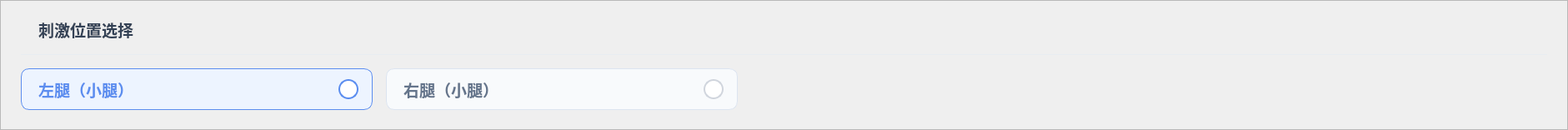
      <widget class="QFrame" name="widget_stim_leg_bar">
       <property name="geometry">
        <rect>
         <x>20</x>
         <y>0</y>
         <width>1881</width>
         <height>156</height>
        </rect>
       </property>
       <property name="minimumSize">
        <size>
         <width>1871</width>
         <height>156</height>
        </size>
       </property>
       <property name="maximumSize">
        <size>
         <width>1881</width>
         <height>156</height>
        </size>
       </property>
       <property name="visible">
        <bool>false</bool>
       </property>
       <property name="styleSheet">
        <string notr="true">QFrame#widget_stim_leg_bar {
    background-color: rgb(255, 255, 255);
    border: 1px solid rgb(232, 236, 242);
    border-radius: 8px;
}</string>
       </property>
       <property name="frameShape">
        <enum>QFrame::StyledPanel</enum>
       </property>
       <layout class="QVBoxLayout" name="verticalLayout_stim_leg">
        <property name="spacing">
         <number>12</number>
        </property>
        <property name="leftMargin">
         <number>24</number>
        </property>
        <property name="topMargin">
         <number>16</number>
        </property>
        <property name="rightMargin">
         <number>24</number>
        </property>
        <property name="bottomMargin">
         <number>16</number>
        </property>
        <item>
         <layout class="QHBoxLayout" name="horizontalLayout_stim_leg_header">
          <property name="spacing">
           <number>8</number>
          </property>
          <item>
           <widget class="QLabel" name="label_stim_leg_icon">
            <property name="minimumSize">
             <size>
              <width>13</width>
              <height>18</height>
             </size>
            </property>
            <property name="maximumSize">
             <size>
              <width>13</width>
              <height>18</height>
             </size>
            </property>
            <property name="styleSheet">
             <string notr="true">border-image: url(:/main/pic/icon_stim_position.png);</string>
            </property>
            <property name="text">
             <string/>
            </property>
           </widget>
          </item>
          <item>
           <widget class="QLabel" name="label_stim_leg_title">
            <property name="minimumSize">
             <size>
              <width>120</width>
              <height>28</height>
             </size>
            </property>
            <property name="maximumSize">
             <size>
              <width>120</width>
              <height>28</height>
             </size>
            </property>
            <property name="font">
             <font>
              <pointsize>14</pointsize>
              <bold>true</bold>
             </font>
            </property>
            <property name="styleSheet">
             <string notr="true">color: rgb(51, 65, 85);</string>
            </property>
            <property name="text">
             <string>刺激位置选择</string>
            </property>
           </widget>
          </item>
          <item>
           <spacer name="horizontalSpacer_stim_leg_header">
            <property name="orientation">
             <enum>Qt::Horizontal</enum>
            </property>
            <property name="sizeHint" stdset="0">
             <size>
              <width>40</width>
              <height>20</height>
             </size>
            </property>
           </spacer>
          </item>
         </layout>
        </item>
        <item>
         <widget class="QFrame" name="line_stim_leg_sep">
          <property name="minimumSize">
           <size>
            <width>0</width>
            <height>1</height>
           </size>
          </property>
          <property name="maximumSize">
           <size>
            <width>16777215</width>
            <height>1</height>
           </size>
          </property>
          <property name="styleSheet">
           <string notr="true">background-color: rgb(232, 236, 242); border: none;</string>
          </property>
          <property name="frameShape">
           <enum>QFrame::HLine</enum>
          </property>
          <property name="frameShadow">
           <enum>QFrame::Plain</enum>
          </property>
         </widget>
        </item>
        <item>
         <layout class="QHBoxLayout" name="horizontalLayout_stim_leg">
          <property name="spacing">
           <number>16</number>
          </property>
          <item>
           <widget class="QFrame" name="frame_stim_leg_left">
            <property name="minimumSize">
             <size>
              <width>422</width>
              <height>50</height>
             </size>
            </property>
            <property name="maximumSize">
             <size>
              <width>422</width>
              <height>50</height>
             </size>
            </property>
            <property name="styleSheet">
             <string notr="true">QFrame#frame_stim_leg_left {
    background-color: rgb(237, 244, 255);
    border: 1px solid rgb(91, 141, 239);
    border-radius: 10px;
}</string>
            </property>
            <property name="frameShape">
             <enum>QFrame::StyledPanel</enum>
            </property>
            <layout class="QHBoxLayout" name="horizontalLayout_stim_leg_left">
             <property name="spacing">
              <number>12</number>
             </property>
             <property name="leftMargin">
              <number>20</number>
             </property>
             <property name="topMargin">
              <number>0</number>
             </property>
             <property name="rightMargin">
              <number>16</number>
             </property>
             <property name="bottomMargin">
              <number>0</number>
             </property>
             <item>
              <widget class="QPushButton" name="pushButton_stim_leg_left">
               <property name="sizePolicy">
                <sizepolicy hsizetype="Expanding" vsizetype="Preferred">
                 <horstretch>1</horstretch>
                 <verstretch>0</verstretch>
                </sizepolicy>
               </property>
               <property name="minimumSize">
                <size>
                 <width>0</width>
                 <height>48</height>
                </size>
               </property>
               <property name="font">
                <font>
                 <pointsize>14</pointsize>
                 <bold>true</bold>
                </font>
               </property>
               <property name="styleSheet">
                <string notr="true">QPushButton {
    background: transparent;
    border: none;
    color: rgb(91, 141, 239);
    text-align: left;
    padding: 0px;
}</string>
               </property>
               <property name="text">
                <string>左腿（小腿）</string>
               </property>
               <property name="checkable">
                <bool>true</bool>
               </property>
               <property name="checked">
                <bool>true</bool>
               </property>
               <property name="flat">
                <bool>true</bool>
               </property>
              </widget>
             </item>
             <item>
              <widget class="QLabel" name="label_stim_leg_indicator_left">
               <property name="minimumSize">
                <size>
                 <width>24</width>
                 <height>24</height>
                </size>
               </property>
               <property name="maximumSize">
                <size>
                 <width>24</width>
                 <height>24</height>
                </size>
               </property>
               <property name="styleSheet">
                <string notr="true">background-color: rgb(255, 255, 255);
border: 2px solid rgb(91, 141, 239);
border-radius: 12px;</string>
               </property>
               <property name="text">
                <string/>
               </property>
               <property name="alignment">
                <set>Qt::AlignCenter</set>
               </property>
              </widget>
             </item>
            </layout>
           </widget>
          </item>
          <item>
           <widget class="QFrame" name="frame_stim_leg_right">
            <property name="minimumSize">
             <size>
              <width>422</width>
              <height>50</height>
             </size>
            </property>
            <property name="maximumSize">
             <size>
              <width>422</width>
              <height>50</height>
             </size>
            </property>
            <property name="styleSheet">
             <string notr="true">QFrame#frame_stim_leg_right {
    background-color: rgb(248, 250, 252);
    border: 1px solid rgb(220, 228, 240);
    border-radius: 10px;
}</string>
            </property>
            <property name="frameShape">
             <enum>QFrame::StyledPanel</enum>
            </property>
            <layout class="QHBoxLayout" name="horizontalLayout_stim_leg_right">
             <property name="spacing">
              <number>12</number>
             </property>
             <property name="leftMargin">
              <number>20</number>
             </property>
             <property name="topMargin">
              <number>0</number>
             </property>
             <property name="rightMargin">
              <number>16</number>
             </property>
             <property name="bottomMargin">
              <number>0</number>
             </property>
             <item>
              <widget class="QPushButton" name="pushButton_stim_leg_right">
               <property name="sizePolicy">
                <sizepolicy hsizetype="Expanding" vsizetype="Preferred">
                 <horstretch>1</horstretch>
                 <verstretch>0</verstretch>
                </sizepolicy>
               </property>
               <property name="minimumSize">
                <size>
                 <width>0</width>
                 <height>48</height>
                </size>
               </property>
               <property name="font">
                <font>
                 <pointsize>14</pointsize>
                 <bold>true</bold>
                </font>
               </property>
               <property name="styleSheet">
                <string notr="true">QPushButton {
    background: transparent;
    border: none;
    color: rgb(100, 116, 139);
    text-align: left;
    padding: 0px;
}</string>
               </property>
               <property name="text">
                <string>右腿（小腿）</string>
               </property>
               <property name="checkable">
                <bool>true</bool>
               </property>
               <property name="checked">
                <bool>false</bool>
               </property>
               <property name="flat">
                <bool>true</bool>
               </property>
              </widget>
             </item>
             <item>
              <widget class="QLabel" name="label_stim_leg_indicator_right">
               <property name="minimumSize">
                <size>
                 <width>24</width>
                 <height>24</height>
                </size>
               </property>
               <property name="maximumSize">
                <size>
                 <width>24</width>
                 <height>24</height>
                </size>
               </property>
               <property name="styleSheet">
                <string notr="true">background-color: rgb(255, 255, 255);
border: 2px solid rgb(208, 213, 221);
border-radius: 12px;</string>
               </property>
               <property name="text">
                <string/>
               </property>
               <property name="alignment">
                <set>Qt::AlignCenter</set>
               </property>
              </widget>
             </item>
            </layout>
           </widget>
          </item>
          <item>
           <spacer name="horizontalSpacer">
            <property name="orientation">
             <enum>Qt::Horizontal</enum>
            </property>
            <property name="sizeHint" stdset="0">
             <size>
              <width>40</width>
              <height>20</height>
             </size>
            </property>
           </spacer>
          </item>
         </layout>
        </item>
       </layout>
      </widget>
